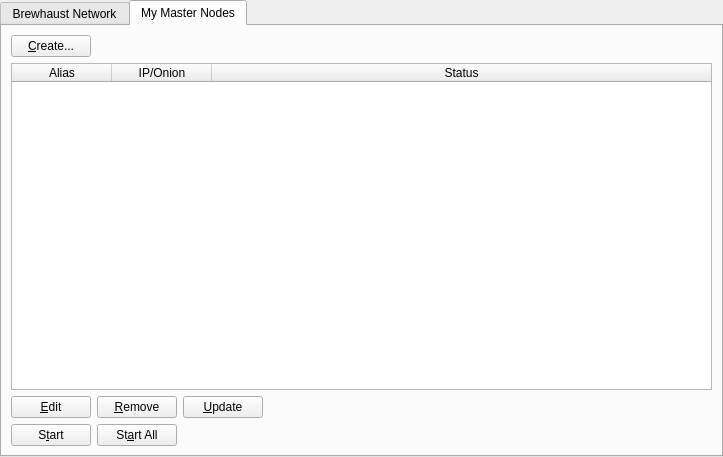
<?xml version="1.0" encoding="UTF-8"?>
<ui version="4.0">
 <class>MasternodeManager</class>
 <widget class="QWidget" name="MasternodeManager">
  <property name="geometry">
   <rect>
    <x>0</x>
    <y>0</y>
    <width>723</width>
    <height>457</height>
   </rect>
  </property>
  <property name="windowTitle">
   <string>Form</string>
  </property>
  <layout class="QVBoxLayout" name="topLayout">
   <property name="leftMargin">
    <number>0</number>
   </property>
   <property name="topMargin">
    <number>0</number>
   </property>
   <property name="rightMargin">
    <number>0</number>
   </property>
   <property name="bottomMargin">
    <number>0</number>
   </property>
   <item>
    <layout class="QVBoxLayout" name="verticalLayout">
     <property name="bottomMargin">
      <number>0</number>
     </property>
     <item>
      <widget class="QTabWidget" name="tabWidget">
       <property name="currentIndex">
        <number>1</number>
       </property>
       <widget class="QWidget" name="tab">
        <attribute name="title">
         <string>Brewhaust Network</string>
        </attribute>
        <layout class="QGridLayout" name="gridLayout">
         <item row="1" column="0">
          <widget class="QTableWidget" name="tableWidgetMasternodes">
           <property name="editTriggers">
            <set>QAbstractItemView::NoEditTriggers</set>
           </property>
           <property name="alternatingRowColors">
            <bool>true</bool>
           </property>
           <property name="selectionBehavior">
            <enum>QAbstractItemView::SelectRows</enum>
           </property>
           <property name="sortingEnabled">
            <bool>true</bool>
           </property>
           <attribute name="horizontalHeaderStretchLastSection">
            <bool>true</bool>
           </attribute>
           <column>
            <property name="text">
             <string>Address</string>
            </property>
           </column>
           <column>
            <property name="text">
             <string>Protocol</string>
            </property>
           </column>
           <column>
            <property name="text">
             <string>Active</string>
            </property>
           </column>
           <column>
            <property name="text">
             <string>Active (secs)</string>
            </property>
           </column>
           <column>
            <property name="text">
             <string>Last Seen</string>
            </property>
           </column>
           <column>
            <property name="text">
             <string>Pubkey</string>
            </property>
           </column>
          </widget>
         </item>
         <item row="0" column="0">
          <layout class="QHBoxLayout" name="horizontalLayout_3">
           <property name="bottomMargin">
            <number>0</number>
           </property>
           <item>
            <widget class="QLabel" name="label_2">
             <property name="text">
              <string>Brewhaust Node Count:</string>
             </property>
            </widget>
           </item>
           <item>
            <widget class="QLabel" name="countLabel">
             <property name="text">
              <string>0</string>
             </property>
            </widget>
           </item>
           <item>
            <spacer name="horizontalSpacer_3">
             <property name="orientation">
              <enum>Qt::Horizontal</enum>
             </property>
             <property name="sizeHint" stdset="0">
              <size>
               <width>40</width>
               <height>20</height>
              </size>
             </property>
            </spacer>
           </item>
          </layout>
         </item>
        </layout>
       </widget>
       <widget class="QWidget" name="tab_2">
        <attribute name="title">
         <string>My Master Nodes</string>
        </attribute>
        <layout class="QGridLayout" name="gridLayout_2">
         <item row="0" column="0">
          <layout class="QVBoxLayout" name="verticalLayout_2">
           <property name="bottomMargin">
            <number>0</number>
           </property>
           <item>
            <layout class="QHBoxLayout" name="horizontalLayout">
             <item>
              <widget class="QPushButton" name="createButton">
               <property name="text">
                <string>&amp;Create...</string>
               </property>
              </widget>
             </item>
             <item>
              <spacer name="horizontalSpacer">
               <property name="orientation">
                <enum>Qt::Horizontal</enum>
               </property>
               <property name="sizeHint" stdset="0">
                <size>
                 <width>40</width>
                 <height>20</height>
                </size>
               </property>
              </spacer>
             </item>
            </layout>
           </item>
           <item>
            <widget class="QTableWidget" name="tableWidget_2">
             <property name="minimumSize">
              <size>
               <width>695</width>
               <height>0</height>
              </size>
             </property>
             <property name="editTriggers">
              <set>QAbstractItemView::NoEditTriggers</set>
             </property>
             <property name="alternatingRowColors">
              <bool>true</bool>
             </property>
             <property name="selectionMode">
              <enum>QAbstractItemView::SingleSelection</enum>
             </property>
             <property name="selectionBehavior">
              <enum>QAbstractItemView::SelectRows</enum>
             </property>
             <attribute name="horizontalHeaderStretchLastSection">
              <bool>true</bool>
             </attribute>
             <column>
              <property name="text">
               <string>Alias</string>
              </property>
             </column>
             <column>
              <property name="text">
               <string>IP/Onion</string>
              </property>
             </column>
             <column>
              <property name="text">
               <string>Status</string>
              </property>
             </column>
            </widget>
           </item>
           <item>
            <layout class="QHBoxLayout" name="horizontalLayout_2">
             <property name="bottomMargin">
              <number>0</number>
             </property>
             <item>
              <widget class="QPushButton" name="editButton">
               <property name="text">
                <string>&amp;Edit</string>
               </property>
              </widget>
             </item>
             <item>
              <widget class="QPushButton" name="removeButton">
               <property name="text">
                <string>&amp;Remove</string>
               </property>
              </widget>
             </item>
             <item>
              <widget class="QPushButton" name="UpdateButton">
               <property name="text">
                <string>&amp;Update</string>
               </property>
              </widget>
             </item>
             <item>
              <spacer name="horizontalSpacer_2">
               <property name="orientation">
                <enum>Qt::Horizontal</enum>
               </property>
               <property name="sizeHint" stdset="0">
                <size>
                 <width>40</width>
                 <height>20</height>
                </size>
               </property>
              </spacer>
             </item>
            </layout>
           </item>
           <item>
            <layout class="QHBoxLayout" name="horizontalLayout_4">
             <property name="bottomMargin">
              <number>0</number>
             </property>
            </layout>
           </item>
           <item>
            <layout class="QHBoxLayout" name="horizontalLayout_5">
             <property name="bottomMargin">
              <number>0</number>
             </property>
             <item>
              <widget class="QPushButton" name="startButton">
               <property name="text">
                <string>S&amp;tart</string>
               </property>
              </widget>
             </item>
             <item>
              <widget class="QPushButton" name="startAllButton">
               <property name="text">
                <string>St&amp;art All</string>
               </property>
              </widget>
             </item>
             <item>
              <spacer name="horizontalSpacer_5">
               <property name="orientation">
                <enum>Qt::Horizontal</enum>
               </property>
               <property name="sizeHint" stdset="0">
                <size>
                 <width>40</width>
                 <height>20</height>
                </size>
               </property>
              </spacer>
             </item>
            </layout>
           </item>
          </layout>
         </item>
        </layout>
       </widget>
      </widget>
     </item>
    </layout>
   </item>
  </layout>
 </widget>
 <resources/>
 <connections/>
</ui>
